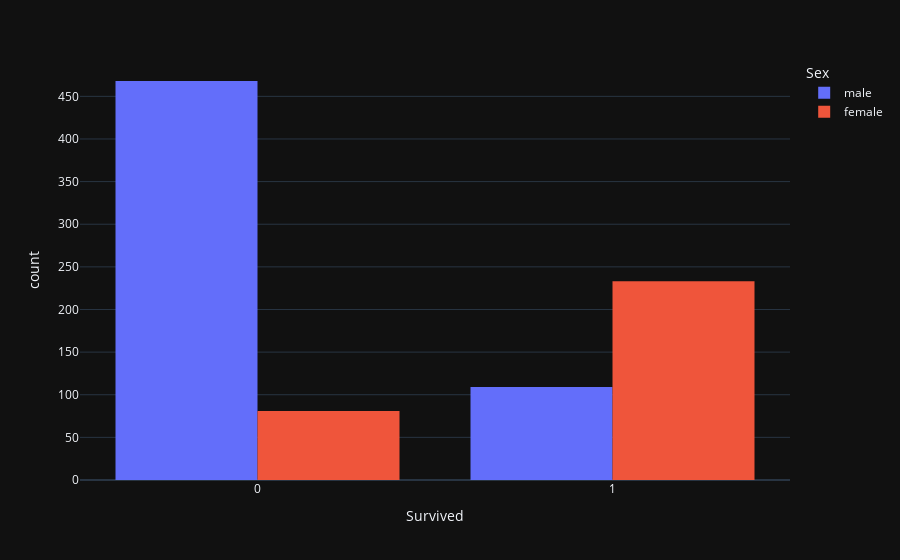

Here is the notebook cell this chart was saved with:
### Markdown cell above
### Prepare data for algorithm
* In `Cabin` leave only firs letter (which means sector in which cabin is placed)
* Adjust labels for `Sex`, `Embarked` and `Cabin` using LabelEncoder
* Fill NaN values in `Age` with mean of this column

### Code cell
plt2 = px.histogram(titanic, x="Survived", color="Sex", barmode="group")
plt2.show()

### Figure 1 — Plotly figure (JSON) as saved in the notebook; plotly's stock layout.template omitted (floating-point values rounded to 4 significant figures; data arrays with more than 128 entries replaced by an {"elided": "..."} marker saying what was removed)
{"data": [{"alignmentgroup": "True", "bingroup": "x", "hovertemplate": "Sex=male<br>Survived=%{x}<br>count=%{y}<extra></extra>", "legendgroup": "male", "marker": {"color": "#636efa", "pattern": {"shape": ""}}, "name": "male", "offsetgroup": "male", "orientation": "v", "showlegend": true, "x": {"elided": "577 int values"}, "xaxis": "x", "yaxis": "y", "type": "histogram"}, {"alignmentgroup": "True", "bingroup": "x", "hovertemplate": "Sex=female<br>Survived=%{x}<br>count=%{y}<extra></extra>", "legendgroup": "female", "marker": {"color": "#EF553B", "pattern": {"shape": ""}}, "name": "female", "offsetgroup": "female", "orientation": "v", "showlegend": true, "x": {"elided": "314 int values"}, "xaxis": "x", "yaxis": "y", "type": "histogram"}], "layout": {"xaxis": {"anchor": "y", "domain": [0.0, 1.0], "title": {"text": "Survived"}}, "yaxis": {"anchor": "x", "domain": [0.0, 1.0], "title": {"text": "count"}}, "legend": {"title": {"text": "Sex"}, "tracegroupgap": 0}, "margin": {"t": 60}, "barmode": "group"}}
